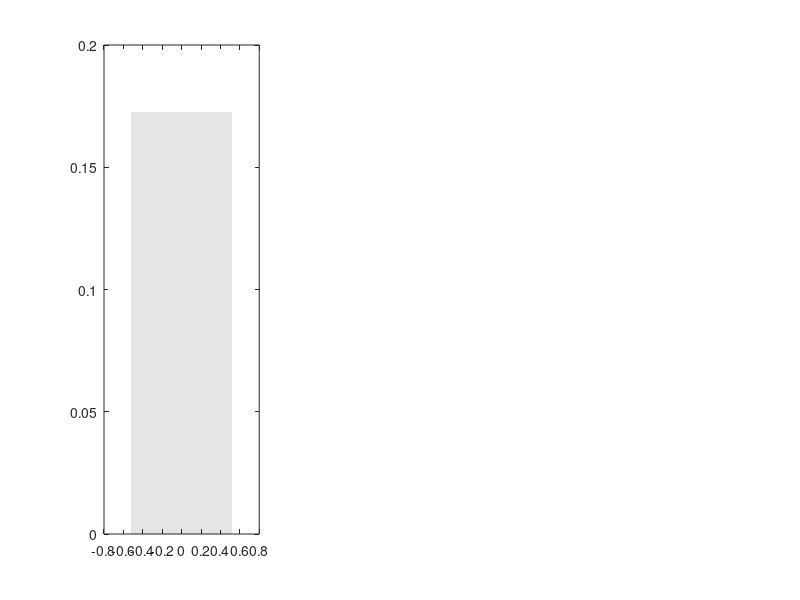

The MATLAB source for this figure: (Note: this script raises an error after producing the figure.)

n = 500;
x = linspace(-pi/2,pi/2,2*n+1);
dx = x(2)-x(1);
lw = 1;

err = (x - sin(x))./x;

h1 = figure;
subplot(1,3,1)
area([-pi/6,pi/6],[max(err(abs(x)<=pi/3)),max(err(abs(x)<=pi/3))],'facecolor','k','facealpha',0.1,'edgecolor','none')
hold on
ax = gca;
ax.ColorOrderIndex = 1;
plot(x,err,'linewidth',lw)
ylabel('Error in small angle assumption')
xlabel('Joint angle (degrees)')
xticks((-60:30:60)*pi/180);
xticklabels({'-60','-30','0','30','60'})
xlim([-pi/3,pi/3])
ylim([0,max(err(abs(x)<=pi/3))])
title('A.')
grid on

f = (sin(x)./x).^2;
% f = (sin(2*x)./(2*x)).^2;
f(n+1) = 1;

subplot(1,3,2)
area([-pi/6,pi/6],[max(f),max(f)],'facecolor','k','facealpha',0.1,'edgecolor','none')
hold on
ax = gca;
ax.ColorOrderIndex = 1;
plot(x,f,'linewidth',lw)
ylabel('Apparent inertia scaling')
xlabel('Joint angle (degrees)')
xticks((-60:30:60)*pi/180);
xticklabels({'-60','-30','0','30','60'})
xlim([-pi/3,pi/3])
ylim([0,max(f)])
title('B.')
grid on

g = zeros(size(f));

for i=0:n
    g(n+1+i) = mean(f(n+1-i:n+1+i));
    g(n+1-i) = mean(f(n+1-i:n+1+i));
end

subplot(1,3,3)
area([0,pi/6],[max(g),max(g)],'facecolor','k','facealpha',0.1,'edgecolor','none')
hold on
ax = gca;
ax.ColorOrderIndex = 1;
plot(x,g,'linewidth',lw)
ylabel('Average inertia error')
xlabel('Joint excursion (degrees)')
xticks((0:30:90)*pi/180);
xticklabels({'0','30','60','90'})
xlim([0,pi/2])
ylim([0,max(g)])
title('C.')
grid on

h1.Position(3) = 650;
h1.Position(4) = 200;


h2 = figure;
subplot(1,3,1)
area([-pi/6,pi/6],[max(err(abs(x)<=pi/3)),max(err(abs(x)<=pi/3))],'facecolor','k','facealpha',0.1,'edgecolor','none')
hold on
ax = gca;
ax.ColorOrderIndex = 1;
plot(x,(x - sin(x))./x,'linewidth',lw)
ylabel('Error in small angle assumption')
xlabel('Joint angle (degrees)')
xticks((-60:30:60)*pi/180);
xticklabels({'-60','-30','0','30','60'})
xlim([-pi/3,pi/3])
ylim([0,max(err(abs(x)<=pi/3))])
title('A.')
grid on

f = (x./sin(x)).^2;
f(n+1) = 1;

subplot(1,3,2)
area([-pi/6,pi/6],[1.5,1.5],'facecolor','k','facealpha',0.1,'edgecolor','none')
hold on
ax = gca;
ax.ColorOrderIndex = 1;
plot(x,f,'linewidth',lw)
ylabel('Apparent inertia scaling')
xlabel('Joint angle (degrees)')
xticks((-60:30:60)*pi/180);
xticklabels({'-60','-30','0','30','60'})
xlim([-pi/3,pi/3])
ylim([0,1.5])
title('B.')
grid on

g = zeros(size(f));

for i=0:n
    g(n+1+i) = mean(f(n+1-i:n+1+i));
    g(n+1-i) = mean(f(n+1-i:n+1+i));
end

subplot(1,3,3)
area([0,pi/6],[1.5,1.5],'facecolor','k','facealpha',0.1,'edgecolor','none')
hold on
ax = gca;
ax.ColorOrderIndex = 1;
plot(x,g,'linewidth',lw)
ylabel('Average inertia error')
xlabel('Joint excursion (degrees)')
xticks((0:30:90)*pi/180);
xticklabels({'0','30','60','90'})
xlim([0,pi/2])
ylim([0,1.5])
title('C.')
grid on

h2.Position(3) = 650;
h2.Position(4) = 200;